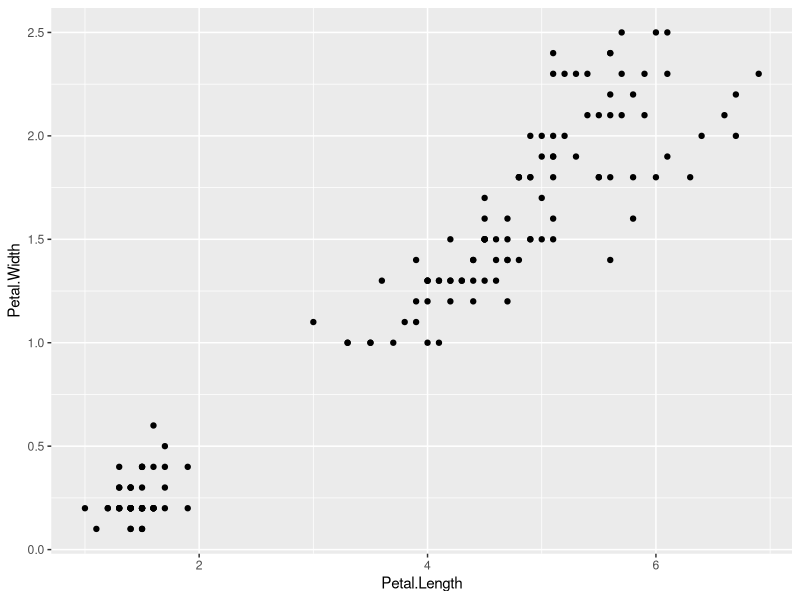
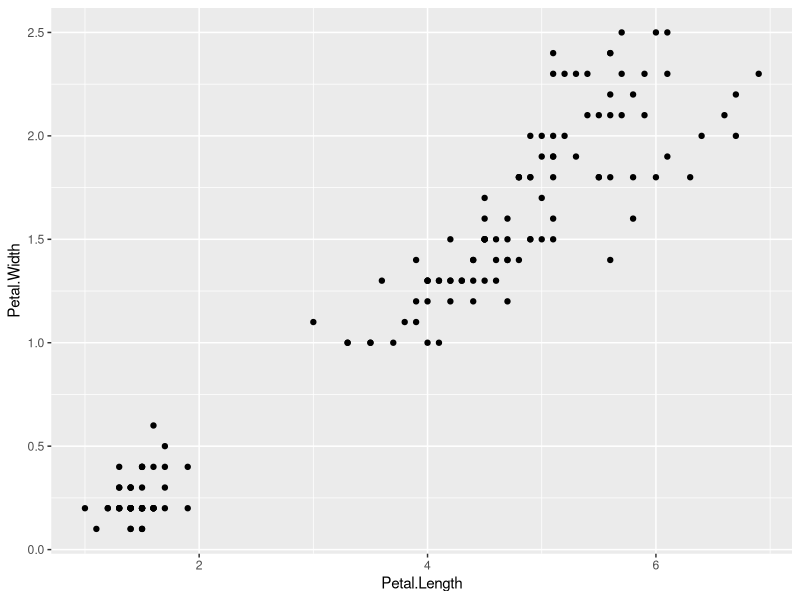
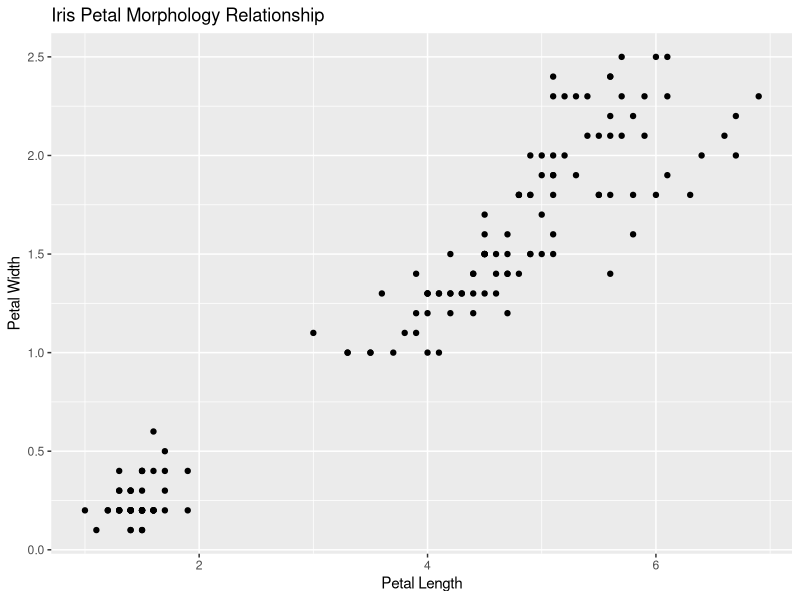
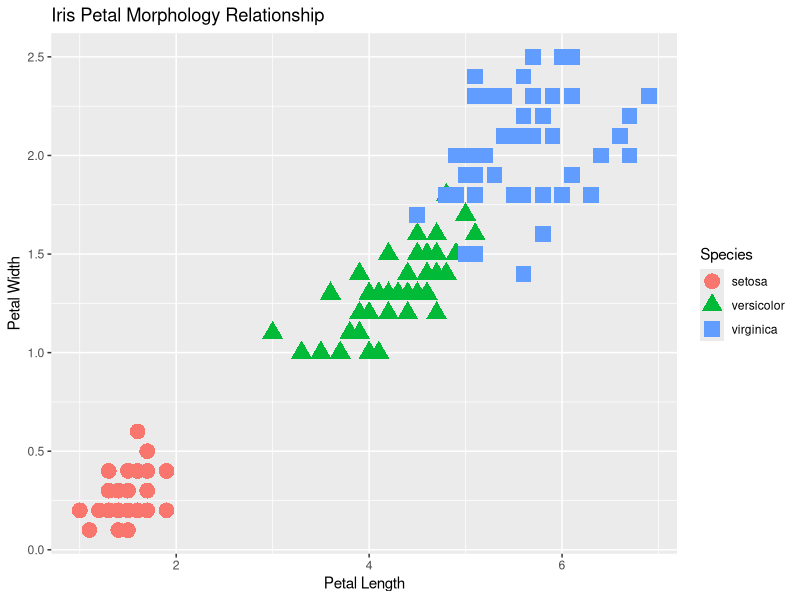
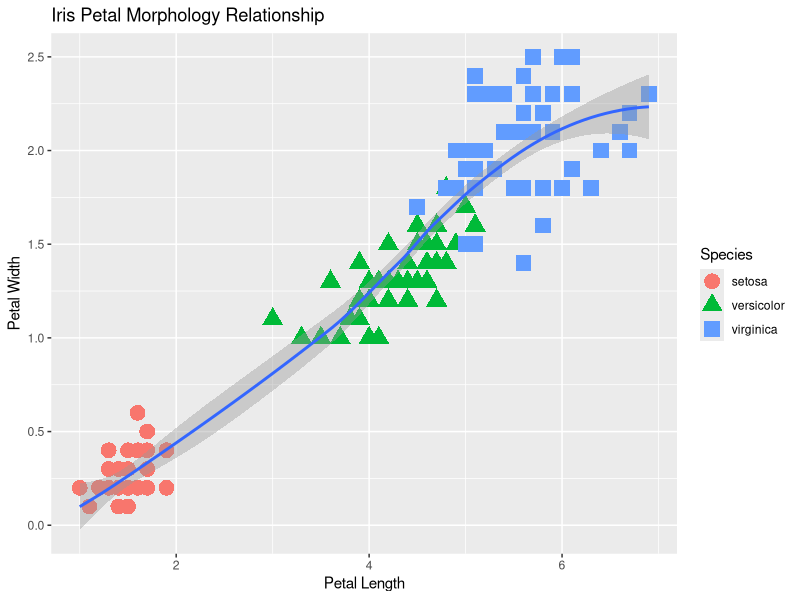
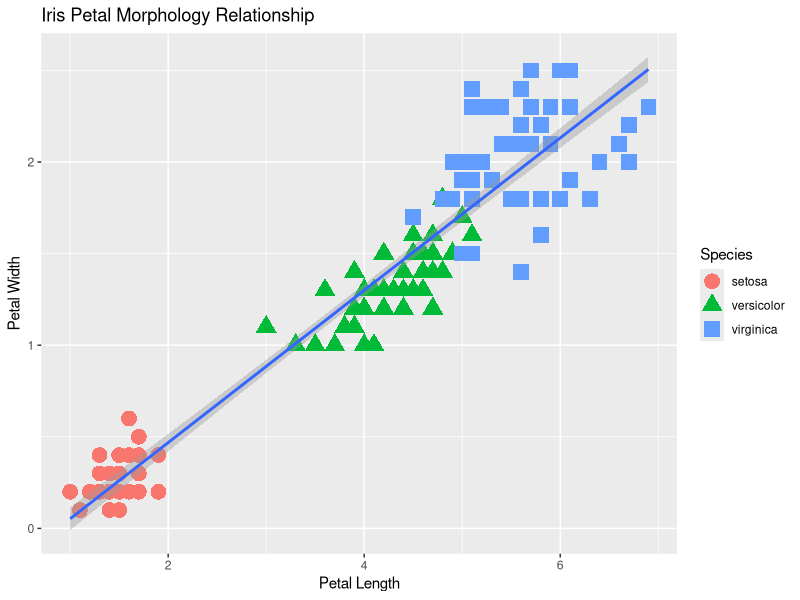
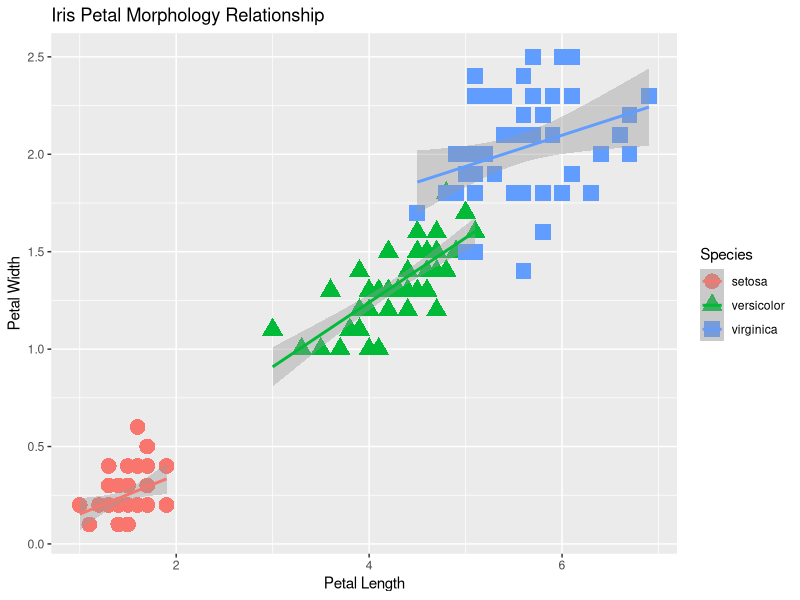
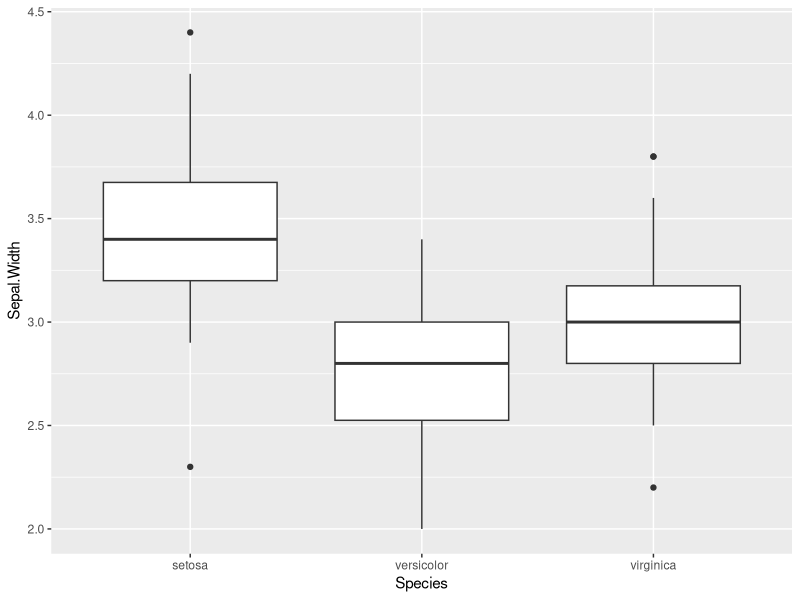

The R source for these figures, in order: (Note: this script raises an error after producing the figures.)
## ---- chunk 1
options(repos="http://cran.rstudio.com/")
if(!require("ggplot2")){
  install.packages("ggplot2")
}
library("ggplot2")
library("dplyr")
## ---- chunk 2
# aes() are the "aesthetics" info.  When you simply add the x and y
# that can seem a bit of a confusing term.  You also use aes() to 
# change color, shape, size etc. of some items 
iris_gg<-ggplot(iris,aes(x=Petal.Length,y=Petal.Width))
## ---- chunk 3
#Different syntax than you are used to
iris_gg + 
  geom_point()

#This too can be saved to an object
iris_scatter<-iris_gg +
                geom_point()

#Call it to create the plot
iris_scatter
## ---- chunk 4
iris_scatter<-iris_scatter +
                labs(title="Iris Petal Morphology Relationship",
                     x="Petal Length", y="Petal Width")
iris_scatter
## ---- chunk 5
iris_scatter<- iris_scatter +
                geom_point(aes(color=Species, shape=Species),size=5)
iris_scatter
## ---- chunk 6
iris_scatter_loess<-iris_scatter +
                geom_smooth()
iris_scatter_loess
## ---- chunk 7
iris_scatter_lm<-iris_scatter +
                  geom_smooth(method="lm")
iris_scatter_lm
## ---- chunk 8
iris_scatter_lm_group<-iris_scatter+
                        geom_smooth(method="lm", 
                                    aes(colour=Species,shape=Species))
iris_scatter_lm_group

## ---- chunk 9
ggplot(iris,aes(x=Species,y=Sepal.Width)) +
  geom_boxplot()
## ---- chunk 10
ggplot(iris,aes(x=Sepal.Width))+
  geom_histogram(binwidth=0.25)
## ---- chunk 11
iris_species_mean<-group_by(iris,Species) %>%
                    summarize(mean_pl=mean(Petal.Length))
iris_meanpl_bar<-ggplot(iris_species_mean,aes(x=Species,y=mean_pl))+
  geom_bar(stat="identity")
iris_meanpl_bar
## ---- chunk 12
scatter_p<-ggplot(iris,aes(x=Petal.Width,y=Petal.Length)) +
              geom_point(aes(colour=Species, shape=Species))
scatter_p
## ---- chunk 13
scatter_p_base<-scatter_p + 
  theme(panel.background = element_blank(), 
        panel.grid = element_blank(),
        panel.border = element_rect(fill = NA),
        text=element_text(family="Times",colour="red",size=24))
scatter_p_base
## ---- chunk 14
scatter_p + theme_bw()
scatter_p + theme_classic()
## ---- chunk 15
#Now Let's start over, with some new colors and regression lines
scatter_polished <- ggplot(iris,aes(x=Petal.Width,y=Petal.Length)) +
              geom_point(aes(colour=Species, shape=Species)) +
              stat_smooth(method="lm", aes(colour=Species)) +
              scale_colour_manual(breaks = iris$Species,
                                  values= c("steelblue1",
                                            "sienna",
                                            "springgreen3")) + 
              theme_classic(18,"Times") +
              theme(text=element_text(colour="slategray")) +
              labs(title="Iris Petal Morphology Relationship",
                     x="Petal Length", y="Petal Width")
              

scatter_polished 
## ---- chunk 16
#Save as jpg, with 600dpi, and set width and height
#Many other options in the help
ggsave(plot=scatter_polished,
       file="Fig1.jpg",dpi=600,width=8, heigh=5)
ggsave(plot=scatter_polished,
       file="Fig1.pdf")
## ---- chunk 17
#From the examples in H. Wickham. ggplot2: elegant graphics for data analysis. 
#Springer New York, 2009. 
#In particular the facet_grid help.
p <- ggplot(mtcars, aes(mpg, wt)) + geom_point()
# With one variable
p + facet_grid(cyl ~ .)
# With two variables
p + facet_grid(vs ~ am)
## ---- chunk 18
tp_chla <- ggplot(nla_data,aes(x=log10(PTL),y=log10(CHLA))) + geom_point()

tp_chla + facet_grid(RT_NLA ~ .)

tp_chla +
  stat_smooth() +
  facet_grid(RT_NLA ~ LAKE_ORIGIN)
